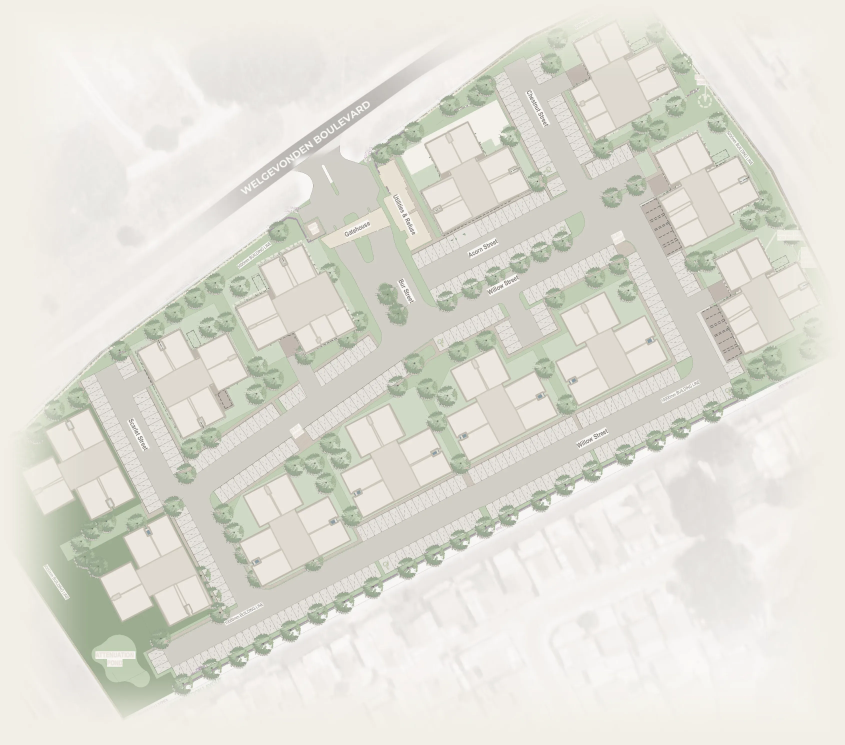
#> input picture assets/oh/oh-site-plan-bg-v5.webp, 3380 x 2980 px (shown at 1/4 size)
$ python unlabel.py
#> lines starting #> are read from the running program, lines starting #| are printed output that depends on the picture
# unlabel.py - strip the baked-in labels from the site-plan background, then
# relax the edge fade (refade section at the bottom).
#
# The background raster carries the SDP's own text (street names, Gatehouse,
# Utilities & Refuse, BUILDING LINE annotations, the utility plaques) and the
# brochure's (WELGEVONDEN BOULEVARD, ATTENUATION POND, servitude notes). Every
# label we want on the plan is an SVG <text> in oh-site-plan.svg's
# [data-layer="features"] group, so the baked copies are duplicates we cannot
# style: this removes them and inpaints what was underneath.
#
# Two detectors, both conservative:
#   A  a dark label on a near-white halo box -> fill its min-area rect
#   B  thin-stroke glyph clusters within 230px of a curated seed (the labels
#      with no halo box). A cluster whose rect reads BRIGHTER than the ring
#      around it is a label on a pale box (the pond, the plaques) and the whole
#      rect is filled; one that reads darker is white-on-grey text
#      (WELGEVONDEN BOULEVARD) and only the glyphs go, or the fill eats the
#      road band the text sits on.
# Block footprints from the plan SVG are excluded: the only things that look
# like glyphs inside them are the courtyard slivers between unit polygons.
#
#   python3 unlabel.py            # ../oh-site-plan-bg-v5.webp -> bg6.png
import cv2, numpy as np, re
from PIL import Image

rgb = np.array(Image.open('../oh-site-plan-bg-v5.webp').convert('RGB'))
#> rgb is the input picture: shape (2980, 3380, 3); mean R, G, B 225.2, 223.9, 215.4
img = cv2.cvtColor(rgb, cv2.COLOR_RGB2BGR); H, W = img.shape[:2]
#> after `H, W = img.shape[:2]`: H = 2980; W = 3380
gray = cv2.cvtColor(img, cv2.COLOR_BGR2GRAY)
sat = cv2.cvtColor(img, cv2.COLOR_BGR2HSV)[..., 1]
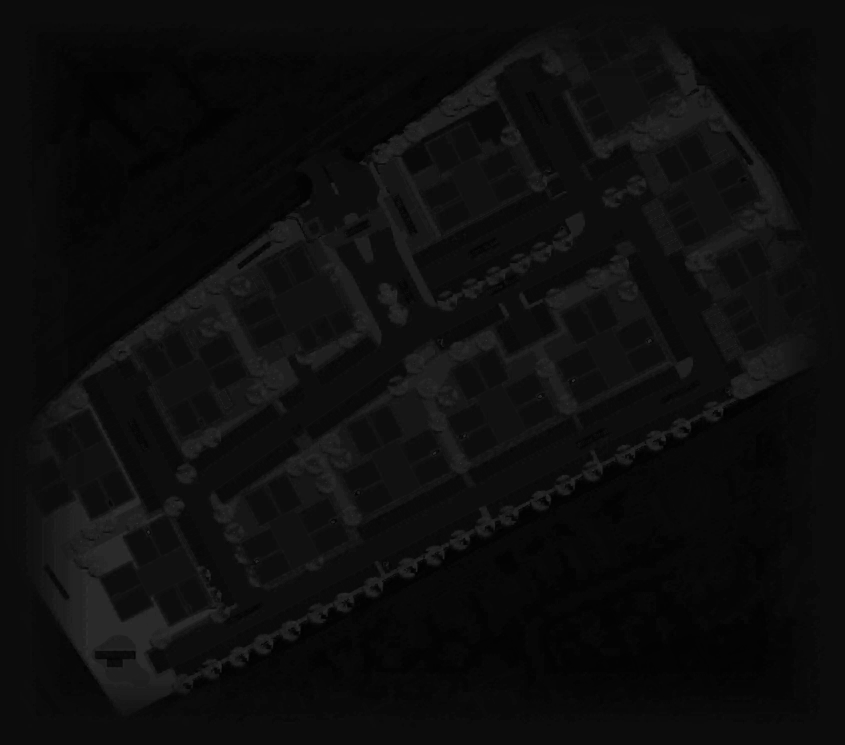
#> sat: shape (2980, 3380) (shown at 1/4 size); min 0, max 68, mean 13.4
K = lambda n: cv2.getStructuringElement(cv2.MORPH_ELLIPSE, (n, n))
S = 2.0

# ---- block footprints (courtyard slivers live inside them; no label does) ----
#> (the run stopped early here; a loop or call above may not have finished)
